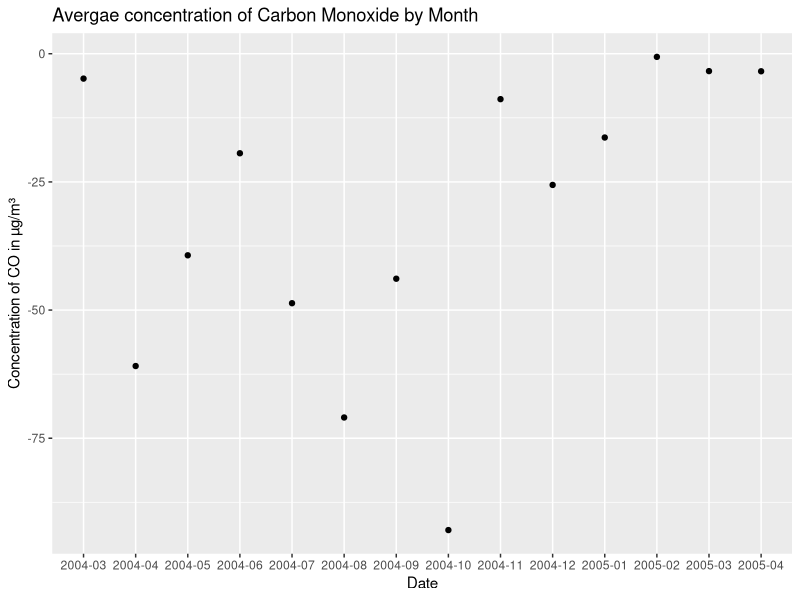
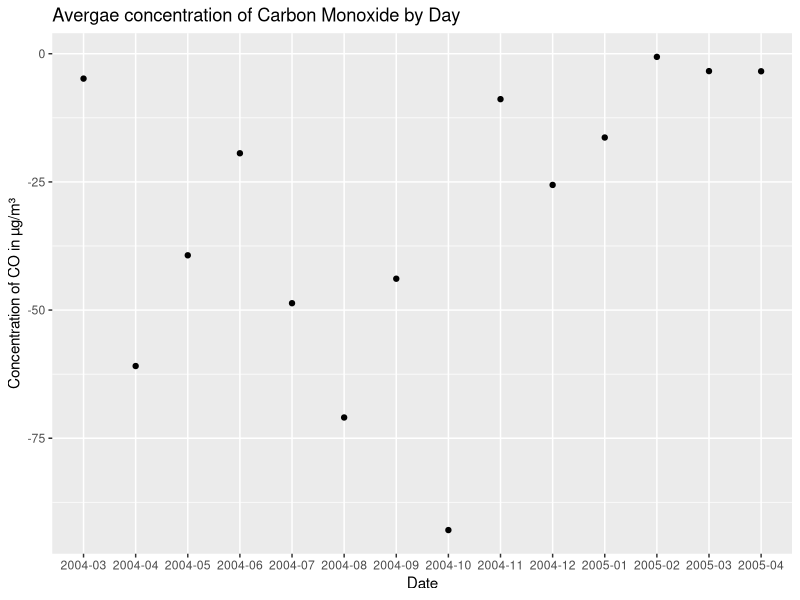

Write R code to recreate these figures, in order.
## ---- chunk 1
library(readxl)
library(ggplot2)
library(lubridate)
library(tidyverse)
## ---- chunk 2
air <- read_excel("AirQualityUCI.xls")
head(air)

# Number of rows and columns
dim(air)

# Column names
colnames(air)
## ---- chunk 3
# Convert 'Date' column to date format
air$Date <- ymd(air$Date) # "Parse dates with *y*ear, *m*onth, and *d*ay components"
air$Date <- format(air$Date, "%Y-%m") # Formats Date to YYYY-mm

# Group by Date, where the average is calculated for each numeric column across all month groups, while removing all NA values
# summarize(): creates a new condensed dataset 
airM <- air %>%
  group_by(Date) %>%
  summarize(across(where(is.numeric), ~mean(., na.rm = TRUE))
)
head(airM, 5)

# Do same for individual days 
airD <- air %>%
  group_by(Date) %>%
  summarize(across(where(is.numeric), ~mean(., na.rm = TRUE))
)
head(airD, 10)
## ---- chunk 4
# Create plot (average concentration of CO across months)
ggplot(airM, aes(x = Date, y =`CO(GT)`)) +
  geom_point() +
  labs(title = "Avergae concentration of Carbon Monoxide by Month",
       x = "Date",
       y = "Concentration of CO in µg/m³")

# Create plot (average concentration of CO across days)
ggplot(airD, aes(x = Date, y =`CO(GT)`)) +
  geom_point() +
  labs(title = "Avergae concentration of Carbon Monoxide by Day",
       x = "Date",
       y = "Concentration of CO in µg/m³")
